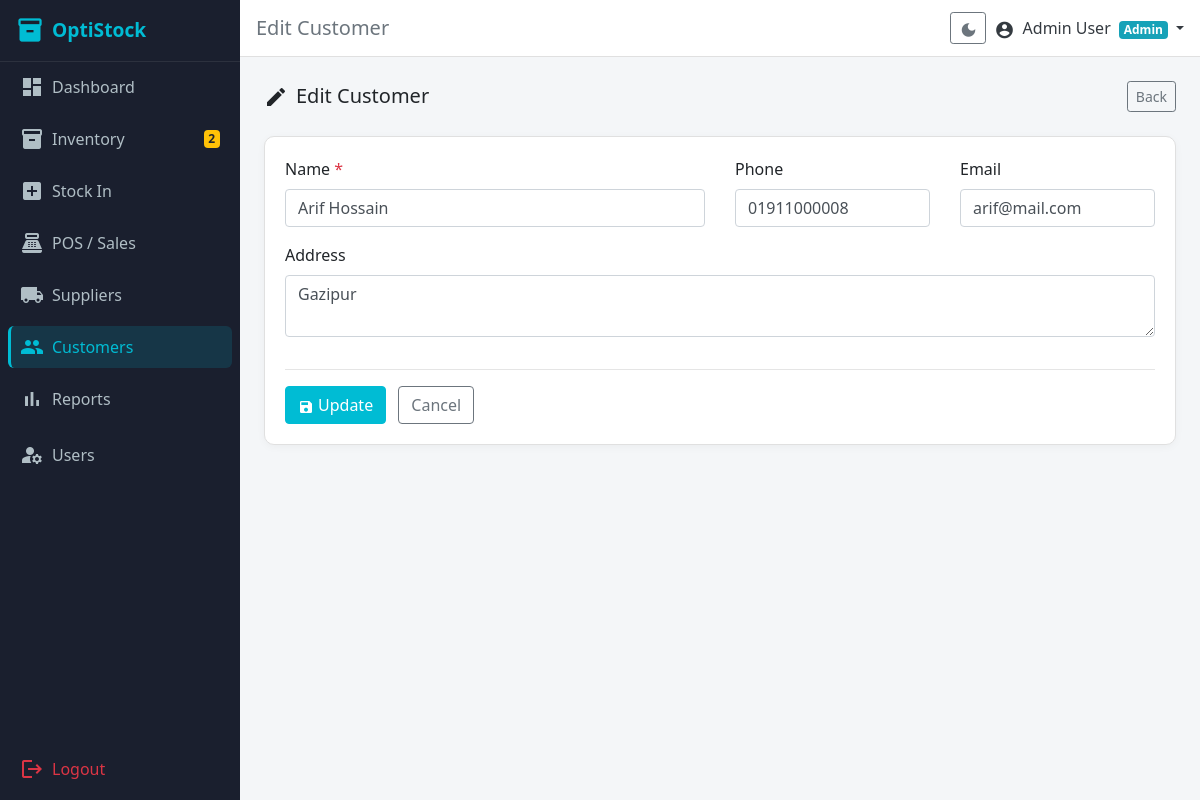
Screenshot of /modules/customers/edit.php?id=11 (signed in) with the database file from the repository.
### tables this page shows
CREATE TABLE `customers` (
  `id` int(10) UNSIGNED NOT NULL,
  `name` varchar(150) NOT NULL,
  `phone` varchar(20) DEFAULT NULL,
  `email` varchar(150) DEFAULT NULL,
  `address` text DEFAULT NULL,
  `due_balance` decimal(10,2) NOT NULL DEFAULT 0.00,
  `created_at` datetime NOT NULL DEFAULT current_timestamp()
);

### modules/customers/edit.php (the view, shortened to what this page needs)
<?php
require_once __DIR__ . '/../../includes/auth_check.php';
$id = (int)($_GET['id'] ?? 0);
$stmt = $pdo->prepare('SELECT * FROM customers WHERE id = ?');
$stmt->execute([$id]);
$cust = $stmt->fetch();
include __DIR__ . '/../../includes/header.php';
?>
<div class="d-flex justify-content-between align-items-center mb-4">
  <h5 class="mb-0"><span class="material-icons align-middle mr-2">edit</span>Edit Customer</h5>
  <a href="<?= BASE_URL ?>/modules/customers/index.php" class="btn btn-outline-secondary btn-sm">Back</a>
</div>
<div class="card"><div class="card-body">
  <form method="POST">
    <div class="row">
      <div class="col-md-6"><div class="form-group">
        <label>Name <span class="text-danger">*</span></label>
        <input type="text" name="name" class="form-control" value="<?= htmlspecialchars($cust['name']) ?>" required>
      </div></div>
      <div class="col-md-3"><div class="form-group">
        <label>Phone</label>
        <input type="text" name="phone" class="form-control" value="<?= htmlspecialchars($cust['phone'] ?? '') ?>">
      </div></div>
      <div class="col-md-3"><div class="form-group">
        <label>Email</label>
        <input type="email" name="email" class="form-control" value="<?= htmlspecialchars($cust['email'] ?? '') ?>">
      </div></div>
      <div class="col-12"><div class="form-group">
        <label>Address</label>
        <textarea name="address" class="form-control" rows="2"><?= htmlspecialchars($cust['address'] ?? '') ?></textarea>
      </div></div>
    </div>
    <hr>
    <button type="submit" class="btn btn-primary"><span class="material-icons align-middle mr-1" style="font-size:16px;">save</span>Update</button>
    <a href="<?= BASE_URL ?>/modules/customers/index.php" class="btn btn-outline-secondary ml-2">Cancel</a>
  </form>
</div></div>
<?php
include __DIR__ . '/../../includes/footer.php';

### assets/css/style.css (style rules this page uses)
:root { --color-sidebar: #1A1F2E; --color-primary: #00BCD4; --color-accent: #26C6DA; --color-success: #00C853; --color-warning: #FFD600; --color-danger: #FF1744; --color-primary-dark: #0097A7; --color-primary-light: #E0F7FA; --color-sidebar-text: #B0BEC5; --color-sidebar-active-bg: rgba(0,188,212,0.15); --color-topbar: #FFFFFF; --color-page-bg: #F4F6F8; --color-card-bg: #FFFFFF; --color-text-main: #212529; --color-text-muted: #6C757D; --color-border: #E0E0E0; }
html, body { height: 100%; }
body { background-color: var(--color-page-bg); font-family: 'Segoe UI', sans-serif; }
.card { border: 1px solid var(--color-border); border-radius: 10px; box-shadow: 0 2px 8px rgba(0,0,0,0.04); }
.btn-primary { background-color: var(--color-primary); border-color: var(--color-primary); }
a { color: var(--color-primary); }

### rows the page displays
customers: name "Arif Hossain", phone "01911000008", email "arif@mail.com", address "Gazipur"

### other values shown
$lowStockCount "2"
$pageTitle "Edit Customer"
$_SESSION['name'] "Admin User"
$_SESSION['role'] "Admin"
